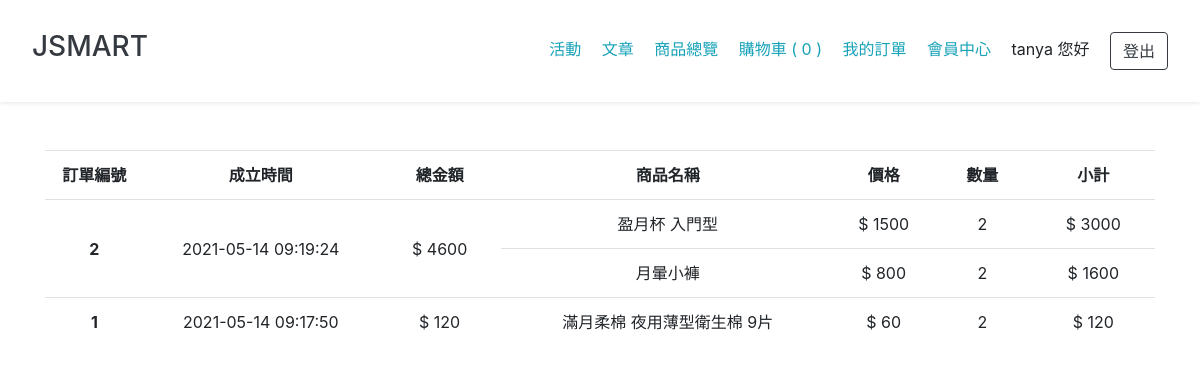
The page /shoppingCart/order.php (signed in) on the database its author committed.
### tables this page shows
CREATE TABLE `orders` (
  `orderId` int(11) NOT NULL COMMENT '訂單編號(流水號)',
  `username` varchar(50) NOT NULL COMMENT '使用者帳號',
  `orderPrice` int(11) NOT NULL COMMENT '訂單金額',
  `paymentTypeId` int(11) NOT NULL COMMENT '付款方式',
  `created_at` datetime NOT NULL DEFAULT current_timestamp() COMMENT '新增時間',
  `updated_at` datetime NOT NULL DEFAULT current_timestamp() ON UPDATE current_timestamp() COMMENT '更新時間'
);

CREATE TABLE `order_items` (
  `id` int(11) NOT NULL COMMENT '訂單明細編號(流水號)',
  `orderId` int(11) NOT NULL COMMENT '訂單編號',
  `orderItemsId` int(11) NOT NULL COMMENT '商品編號',
  `checkPrice` int(11) NOT NULL COMMENT '結帳時單價',
  `checkQty` tinyint(3) NOT NULL COMMENT '結帳時數量',
  `checkSubtotal` int(11) NOT NULL COMMENT '結帳時小計',
  `created_at` datetime NOT NULL DEFAULT current_timestamp() COMMENT '新增時間',
  `updated_at` datetime NOT NULL DEFAULT current_timestamp() ON UPDATE current_timestamp() COMMENT '更新時間'
);

CREATE TABLE `items` (
  `itemId` int(11) NOT NULL COMMENT '商品流水號',
  `itemName` varchar(100) NOT NULL COMMENT '商品名稱',
  `itemImg` varchar(100) DEFAULT NULL COMMENT '商品圖片路徑',
  `itemPrice` int(11) NOT NULL COMMENT '商品價格',
  `itemQty` tinyint(3) NOT NULL COMMENT '商品數量',
  `itemDescription` varchar(1000) NOT NULL COMMENT '商品描述',
  `itemCategoryId` int(11) NOT NULL COMMENT '商品種類編號',
  `created_at` datetime NOT NULL DEFAULT current_timestamp() ON UPDATE current_timestamp() COMMENT '新增時間',
  `updated_at` datetime NOT NULL DEFAULT current_timestamp() ON UPDATE current_timestamp() COMMENT '更新時間'
);

### shoppingCart/order.php (the view, shortened to what this page needs)
<?php
require_once '../db.inc.php';
require_once '../templates/tpl-header.php';
?>
<div class="container mt-5">
    <table id="contentTable" class="table text-center">
        <thead>
            <tr class=" justify-content-center font-weight-bold">
                <td style="width: 80px;">訂單編號</td>
                <td style="width: 190px;">成立時間</td>
                <td style="width: 100px;">總金額</td>
                <td style="width: 270px;">商品名稱</td>
                <td style="width: 80px;">價格</td>
                <td style="width: 80px;">數量</td>
                <td style="width: 100px;">小計</td>
            </tr>
        </thead>
        <tbody>
        <?php
            $sqlOrder = "SELECT `orderId`,`orderPrice`,`created_at`
            FROM `orders`
            WHERE `username` = ?
            ORDER BY `orderId` DESC";
            $stmtOrder = $pdo->prepare($sqlOrder);
            $stmtOrder->execute([$_SESSION['userAccount']]);
            if($stmtOrder->rowCount() > 0){
                $arrOrders = $stmtOrder->fetchAll();
                for($i=0; $i<count($arrOrders); $i++){
                    $sqlOrderItems = "SELECT `order_items`.`checkPrice`,
                    `order_items`.`checkQty`,
                    `order_items`.`checkSubtotal`,
                    `items`.`itemName`,
                    `categories`.`categoryName`,
                    `orders`.`orderPrice`
                    FROM `order_items`
                    INNER JOIN `items`
                    ON `order_items`.`orderItemsId` = `items`.`itemId`
                    INNER JOIN `categories`
                    ON `items`.`itemCategoryId` = `categories`.`categoryId`
                    INNER JOIN `orders`
                    ON `orders`.`orderId` = `order_items`.`orderId`
                    WHERE `order_items`.`orderId` = ?
                    ORDER BY `order_items`.`id` ASC";
                    $stmtOrderItems = $pdo->prepare($sqlOrderItems);
                    $arrParamOrderItems = [
                        $arrOrders[$i]['orderId']
                    ];
                    $stmtOrderItems->execute($arrParamOrderItems);
                    if($stmtOrderItems->rowCount() > 0){
                        $arrOrderItems = $stmtOrderItems->fetchAll();
                        ?>
                        <tr >
                            <td class="font-weight-bold" style="vertical-align : middle;" rowspan="<?php echo count($arrOrderItems) ?>"><?php echo $arrOrders[$i]["orderId"] ?></td>
                            <td style="vertical-align : middle;" rowspan="<?php echo count($arrOrderItems) ?>"><?php echo $arrOrders[$i]['created_at'] ?></td>
                            <td style="vertical-align : middle;" rowspan="<?php echo count($arrOrderItems) ?>">$ <?php echo $arrOrders[$i]['orderPrice']?></td>
                            <?php
                        for($j=0; $j<count($arrOrderItems); $j++){
                            if($j!==0){ ?><tr><?php }
                            ?>
                            <td><?php echo $arrOrderItems[$j]["itemName"] ?></td>
                            <td>$ <?php echo $arrOrderItems[$j]["checkPrice"] ?></td>
                            <td><?php echo $arrOrderItems[$j]["checkQty"] ?></td>
                            <td>$ <?php echo $arrOrderItems[$j]["checkSubtotal"] ?></td>
                            </tr> <?php
                        }
                    }
                    ?>
                <?php
                }
            }
        ?>
        </tbody>
    </table>
</div>
<?php
require_once '../templates/tpl-footer.php';
?>

### templates/tpl-header.php (style rules this page uses)
#contentTable { table-layout:fixed; word-break:break-all; word-wrap:break-all; }

### rows shown on the page
orders: orderId "2", created_at "2021-05-14 09:19:24", orderPrice "4600"
order_items: items.itemName "盈月杯 入門型", checkPrice "1500", checkQty "2", checkSubtotal "3000"
order_items: items.itemName "月暈小褲", checkPrice "800", checkQty "2", checkSubtotal "1600"
orders: orderId "1", created_at "2021-05-14 09:17:50", orderPrice "120"
order_items: items.itemName "滿月柔棉 夜用薄型衛生棉 9片", checkPrice "60", checkQty "2", checkSubtotal "120"

### other values the page prints
$_SESSION["userAccount"] "tanya"
